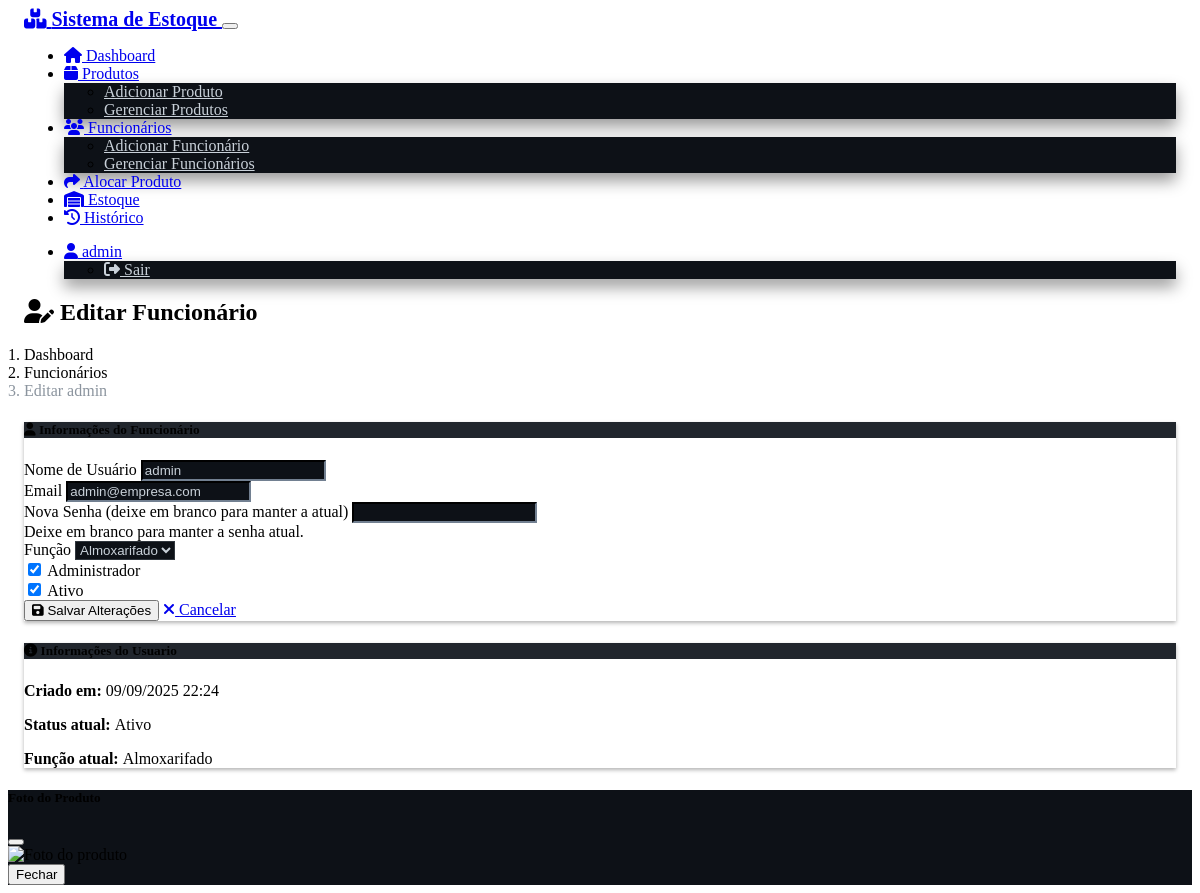
Screenshot of /employees/1/edit (signed in) with the database file from the repository.
### models.py (models this page shows, shortened)
class User(UserMixin, db.Model):
    __tablename__ = 'users'
    id = db.Column(db.Integer, primary_key=True)
    username = db.Column(db.String(64), unique=True, nullable=False)
    email = db.Column(db.String(120), unique=True, nullable=False)
    password_hash = db.Column(db.String(256), nullable=False)
    role = db.Column(db.String(20), nullable=False, default='producao')  # 'almoxarifado', 'producao'
    is_admin = db.Column(db.Boolean, default=False)
    is_active = db.Column(db.Boolean, default=True)
    created_at = db.Column(db.DateTime, default=brazil_now)
    created_by = db.Column(db.Integer, db.ForeignKey('users.id'), nullable=True)
    reset_token = db.Column(db.String(120), nullable=True)
    reset_token_expires = db.Column(db.DateTime, nullable=True)
    allocations = db.relationship('Allocation', foreign_keys='Allocation.user_id', backref='user', lazy=True)

### routes.py (the view, shortened to what this page needs)
@app.route('/employees/<int:user_id>/edit', methods=['GET', 'POST'])
@login_required
def edit_employee(user_id):
    if current_user.role != 'almoxarifado' or not current_user.is_admin:
        flash('Acesso negado.', 'danger')
        return redirect(url_for('index'))
    user = User.query.get_or_404(user_id)
    form = EditEmployeeForm(obj=user)
    return render_template('edit_employee.html', form=form, user=user)

### forms.py
class EditEmployeeForm(FlaskForm):
    username = StringField('Nome de Usuário', validators=[DataRequired(), Length(min=3, max=64)])
    email = StringField('Email', validators=[DataRequired(), Email()])
    password = PasswordField('Nova Senha (deixe em branco para manter a atual)', validators=[Length(min=6)])
    role = SelectField('Função', choices=[
        ('producao', 'Produção'),
        ('almoxarifado', 'Almoxarifado')
    ], validators=[DataRequired()])
    is_admin = BooleanField('Administrador')
    is_active = BooleanField('Ativo')

### app.py (called while the page is built)
@login_manager.user_loader
def load_user(user_id):
    from models import User
    return User.query.get(int(user_id))

### templates/edit_employee.html (shortened to what this page needs)
{% extends "base.html" %}
{% block content %}
<div class="row">
    <div class="col-12">
        <h2><i class="fas fa-user-edit"></i> Editar Funcionário</h2>
        <nav aria-label="breadcrumb">
            <ol class="breadcrumb">
                <li class="breadcrumb-item"><a href="{{ url_for('index') }}">Dashboard</a></li>
                <li class="breadcrumb-item"><a href="{{ url_for('manage_employees') }}">Funcionários</a></li>
                <li class="breadcrumb-item active">Editar {{ user.username }}</li>
            </ol>
        </nav>
    </div>
</div>
<div class="row">
    <div class="col-lg-8">
        <div class="card">
            <div class="card-header">
                <h5><i class="fas fa-user"></i> Informações do Funcionário</h5>
            </div>
            <div class="card-body">
                <form method="POST">
                    <div class="row">
                        <div class="col-md-6 mb-3">
                            {{ form.username.label(class="form-label") }}
                            {{ form.username(class="form-control" + (" is-invalid" if form.username.errors else "")) }}
                        </div>
                        <div class="col-md-6 mb-3">
                            {{ form.email.label(class="form-label") }}
                            {{ form.email(class="form-control" + (" is-invalid" if form.email.errors else "")) }}
                        </div>
                    </div>
                    <div class="row">
                        <div class="col-md-6 mb-3">
                            {{ form.password.label(class="form-label") }}
                            {{ form.password(class="form-control" + (" is-invalid" if form.password.errors else "")) }}
                            <div class="form-text">Deixe em branco para manter a senha atual.</div>
                        </div>
                        <div class="col-md-6 mb-3">
                            {{ form.role.label(class="form-label") }}
                            {{ form.role(class="form-control" + (" is-invalid" if form.role.errors else "")) }}
                        </div>
                    </div>
                    <div class="row">
                        <div class="col-md-6 mb-3">
                            <div class="form-check">
                                {{ form.is_admin(class="form-check-input") }}
                                {{ form.is_admin.label(class="form-check-label") }}
                            </div>
                        </div>
                        <div class="col-md-6 mb-3">
                            <div class="form-check">
                                {{ form.is_active(class="form-check-input") }}
                                {{ form.is_active.label(class="form-check-label") }}
                            </div>
                        </div>
                    </div>
                    <div class="d-flex gap-2">
                        <button type="submit" class="btn btn-primary">
                            <i class="fas fa-save"></i> Salvar Alterações
                        </button>
                        <a href="{{ url_for('manage_employees') }}" class="btn btn-secondary">
                            <i class="fas fa-times"></i> Cancelar
                        </a>
                    </div>
                </form>
            </div>
        </div>
    </div>
    <div class="col-lg-4">
        <div class="card">
            <div class="card-header">
                <h5><i class="fas fa-info-circle"></i> Informações do Usuario</h5>
            </div>
            <div class="card-body">
                <p><strong>Criado em:</strong> {{ user.created_at.strftime('%d/%m/%Y %H:%M') }}</p>
                <p><strong>Status atual:</strong>
                    <span class="badge bg-{{ 'success' if user.is_active else 'danger' }}">
                        {{ 'Ativo' if user.is_active else 'Inativo' }}
                    </span>
                </p>
                <p><strong>Função atual:</strong>
                    <span class="badge bg-{{ 'primary' if user.role == 'almoxarifado' else 'info' }}">
                        {{ user.role|title }}
                    </span>
                </p>
            </div>
        </div>
    </div>
</div>
{% endblock %}

### templates/base.html (shortened to what this page needs)
<!DOCTYPE html>
<html lang="pt-BR" data-bs-theme="dark">
<head>
    <link href="https://cdn.replit.com/agent/bootstrap-agent-dark-theme.min.css" rel="stylesheet">
    <link href="https://cdnjs.cloudflare.com/ajax/libs/font-awesome/6.4.0/css/all.min.css" rel="stylesheet">
    <link href="{{ url_for('static', filename='css/style.css') }}" rel="stylesheet">
</head>
<body>
    {% if current_user.is_authenticated %}
    <nav class="navbar navbar-expand-lg navbar-dark bg-primary">
        <div class="container">
            <a class="navbar-brand" href="{{ url_for('index') }}">
                <i class="fas fa-boxes"></i> Sistema de Estoque
            </a>
            <button class="navbar-toggler" type="button" data-bs-toggle="collapse" data-bs-target="#navbarNav">
            </button>
            <div class="collapse navbar-collapse" id="navbarNav">
                <ul class="navbar-nav me-auto">
                    <li class="nav-item">
                        <a class="nav-link" href="{{ url_for('index') }}">
                            <i class="fas fa-home"></i> Dashboard
                        </a>
                    </li>
                    {% if current_user.role == 'almoxarifado' %}
                    <li class="nav-item dropdown">
                        <a class="nav-link dropdown-toggle" href="#" role="button" data-bs-toggle="dropdown">
                            <i class="fas fa-box"></i> Produtos
                        </a>
                        <ul class="dropdown-menu">
                            <li><a class="dropdown-item" href="{{ url_for('add_product') }}">Adicionar Produto</a></li>
                            <li><a class="dropdown-item" href="{{ url_for('manage_products') }}">Gerenciar Produtos</a></li>
                        </ul>
                    </li>
                    {% if current_user.is_admin %}
                    <li class="nav-item dropdown">
                        <a class="nav-link dropdown-toggle" href="#" role="button" data-bs-toggle="dropdown">
                            <i class="fas fa-users"></i> Funcionários
                        </a>
                        <ul class="dropdown-menu">
                            <li><a class="dropdown-item" href="{{ url_for('add_employee') }}">Adicionar Funcionário</a></li>
                            <li><a class="dropdown-item" href="{{ url_for('manage_employees') }}">Gerenciar Funcionários</a></li>
                        </ul>
                    </li>
                    {% endif %}
                    {% endif %}
                    <li class="nav-item">
                        <a class="nav-link" href="{{ url_for('allocate_product') }}">
                            <i class="fas fa-share"></i> Alocar Produto
                        </a>
                    </li>
                    <li class="nav-item">
                        <a class="nav-link" href="{{ url_for('inventory') }}">
                            <i class="fas fa-warehouse"></i> Estoque
                        </a>
                    </li>
                    <li class="nav-item">
                        <a class="nav-link" href="{{ url_for('allocation_history') }}">
                            <i class="fas fa-history"></i> Histórico
                        </a>
                    </li>
                </ul>
                <ul class="navbar-nav">
                    <li class="nav-item dropdown">
                        <a class="nav-link dropdown-toggle" href="#" role="button" data-bs-toggle="dropdown">
                            <i class="fas fa-user"></i> {{ current_user.username }}
                        </a>
                        <ul class="dropdown-menu">
                            <li><a class="dropdown-item" href="{{ url_for('logout') }}">
                                <i class="fas fa-sign-out-alt"></i> Sair
                            </a></li>
                        </ul>
                    </li>
                </ul>
            </div>
        </div>
    </nav>
    {% endif %}
    <main class="container my-4">
        {% block content %}{% endblock %}
    </main>
    <div class="modal fade" id="globalPhotoModal" tabindex="-1">
        <div class="modal-dialog modal-lg modal-dialog-centered">
            <div class="modal-content">
                <div class="modal-header">
                    <h5 class="modal-title" id="globalPhotoModalTitle">Foto do Produto</h5>
                    <button type="button" class="btn-close" data-bs-dismiss="modal"></button>
                </div>
                <div class="modal-body text-center">
                    <img id="globalPhotoModalImage" src="" alt="Foto do produto" class="img-fluid rounded" style="max-height: 70vh;">
                </div>
                <div class="modal-footer">
                    <button type="button" class="btn btn-secondary" data-bs-dismiss="modal">Fechar</button>
                </div>
            </div>
        </div>
    </div>
</body>
</html>

### static/css/style.css (style rules this page uses)
:root { --bs-body-bg: #0d1117; --bs-body-color: #c9d1d9; --custom-border-color: #30363d; --custom-hover-bg: #21262d; }
.badge { font-weight: 500; }
.card { border-color: var(--custom-border-color); box-shadow: 0 0.125rem 0.25rem rgba(0, 0, 0, 0.3); }
.card-header { border-color: var(--custom-border-color); background-color: var(--custom-hover-bg); font-weight: 600; }
.form-control { border-color: var(--custom-border-color); background-color: var(--bs-body-bg); color: var(--bs-body-color); }
.form-control::placeholder { color: #8b949e; }
.navbar-brand { font-weight: 700; font-size: 1.25rem; }
.nav-link { font-weight: 500; }
.dropdown-menu { border-color: var(--custom-border-color); background-color: var(--bs-body-bg); box-shadow: 0 0.5rem 1rem rgba(0, 0, 0, 0.4); }
.dropdown-item { color: var(--bs-body-color); }
.modal-content { border-color: var(--custom-border-color); background-color: var(--bs-body-bg); }
.modal-header { border-color: var(--custom-border-color); }
.modal-footer { border-color: var(--custom-border-color); }
.breadcrumb { background-color: transparent; padding: 0; margin: 0; }
.breadcrumb-item + .breadcrumb-item::before { color: #6c757d; }
.breadcrumb-item a { color: var(--bs-primary); text-decoration: none; }
.breadcrumb-item.active { color: #8b949e; }
.container { padding-left: 1rem; padding-right: 1rem; }

### rows the page displays
User: username "admin", email "admin@empresa.com", role "Almoxarifado", is_admin "☑", is_active "☑", created_at "09/09/2025 22:24", is_active "Ativo"
